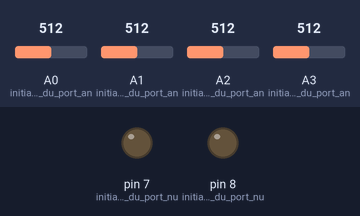
A sketch run on a simulated Arduino Uno, built with avr-gcc and run on an emulated ATmega328P. On the bench: output pins drawn as LEDs (lit = HIGH). Dashed ring = blinking. Inputs (shaded band) come from the test bench; at power-on: A0 (initialisation_du_port_an) = 512, A1 (initialisation_du_port_an) = 512, A2 (initialisation_du_port_an) = 512, A3 (initialisation_du_port_an) = 512.

Above: at 2.8 s.
2.9 s: A0 (initialisation_du_port_an) set to 492
At 4.8 s:
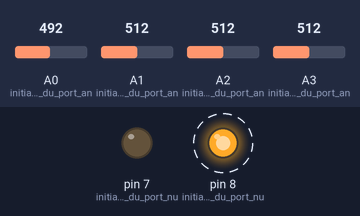
8.9 s: A1 (initialisation_du_port_an) set to 498
At 10.8 s:
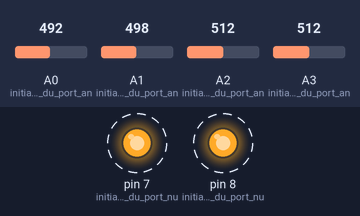
14.9 s: A2 (initialisation_du_port_an) set to 522
18.4 s: A2 (initialisation_du_port_an) set to 538
At 20.8 s:
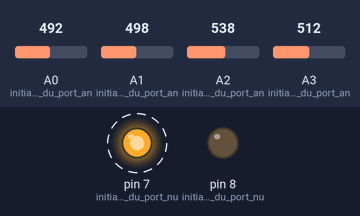
24.4 s: A3 (initialisation_du_port_an) set to 716
At 26.0 s:
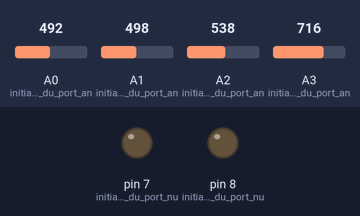
27.1 s: A3 (initialisation_du_port_an) set to 306
At 28.3 s:
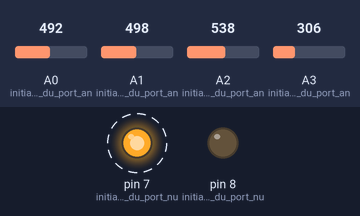
Timing chart, 0 to 34.1 s (numbered marks = the images above; inputs shaded):
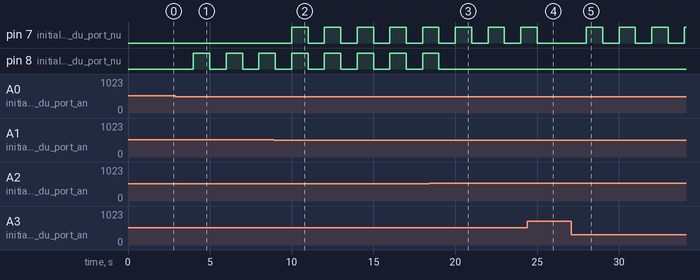

Measured:
- the behaviour switches between 511 and 510 on A0 (initialisation_du_port_an) (found by bisection; images 0 and 1)
- the behaviour switches between 511 and 510 on A1 (initialisation_du_port_an) (found by bisection; images 1 and 2)
- the behaviour switches between 530 and 531 on A2 (initialisation_du_port_an) (found by bisection; images 2 and 3)
- after the input at 2.9 s, pin 8 (initialisation_du_port_nu): alternates HIGH for 1.0 s and LOW for 1.0 s, starting after 1.1 s
- after the input at 8.9 s, pin 7 (initialisation_du_port_nu): alternates HIGH for 1.0 s and LOW for 1.0 s, starting after 1.1 s
- after the input at 18.4 s, pin 8 (initialisation_du_port_nu): goes on until 19.0 s, then stays LOW
- after the input at 24.4 s, pin 7 (initialisation_du_port_nu): goes on until 25.0 s, then stays LOW
- after the input at 27.1 s, pin 7 (initialisation_du_port_nu): alternates HIGH for 1.0 s and LOW for 1.0 s, starting after 0.91 s

The sketch:

arrosage_automatique_ep2.ino
```cpp
void setup() {
  pinMode(A0,INPUT); //initialisation du port analogique A0 (capteur d'humidité pour la zone 1) en mode lecture
  pinMode(A1,INPUT); //initialisation du port analogique A1 (capteur d'humidité pour la zone 2) en mode lecture
  pinMode(A2,INPUT); //initialisation du port analogique A2 (potentiomètre pour la zone 1) en mode lecture
  pinMode(A3,INPUT); //initialisation du port analogique A2 (potentiomètre pour la zone 2) en mode lecture
  pinMode(7,OUTPUT); //initialisation du port numérique 7 (LED de la zone 2) en mode écriture
  pinMode(8,OUTPUT); //initialisation du port numérique 8 (LED de la zone 1) en mode écriture
}

void loop() {

  while(1) {

      if(analogRead(A0) < (1023 - analogRead(A2))){ //On compare le capteur zone 1 au potentiomètre qui lui est associé, et si le premiere est inférieur au deuxième, on execute la ligne suivante
          digitalWrite(8,1); //On allume la LED de la zone 1
      }
      if(analogRead(A1) < (1023 - analogRead(A3))){ //On compare le capteur zone 2 au potentiomètre qui lui est associé, et si le premiere est inférieur au deuxième, on execute la ligne suivante
          digitalWrite(7,1); //On allume la LED de la zone 2
      }

      delay(1000); //On attends 1 seconde

      digitalWrite(8,0); //On éteinds la LED de la zone 1
      digitalWrite(7,0); //On éteinds la LED de la zone 2

      delay(1000); //On attends de nouveau 1 seconde

  } //On repart au début de la boucle

}
```
